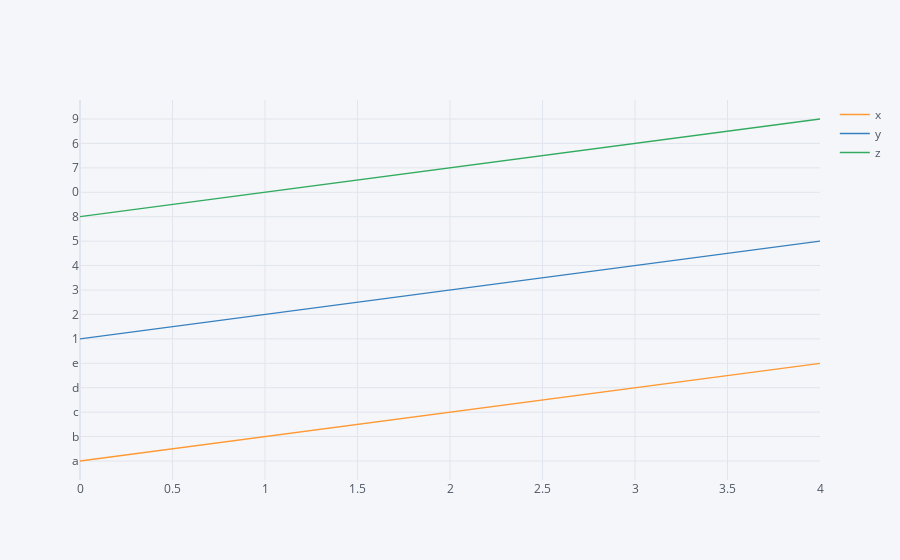

The notebook cell saved with this chart:
### Code cell
df1.iplot(kind = 'scatter')

### Figure 1 — Plotly figure (JSON) as saved in the notebook; plotly's stock layout.template omitted (floating-point values rounded to 4 significant figures)
{"data": [{"line": {"color": "rgba(255, 153, 51, 1.0)", "dash": "solid", "shape": "linear", "width": 1.3}, "mode": "lines", "name": "x", "text": "", "type": "scatter", "x": [0, 1, 2, 3, 4], "y": ["a", "b", "c", "d", "e"]}, {"line": {"color": "rgba(55, 128, 191, 1.0)", "dash": "solid", "shape": "linear", "width": 1.3}, "mode": "lines", "name": "y", "text": "", "type": "scatter", "x": [0, 1, 2, 3, 4], "y": [1, 2, 3, 4, 5]}, {"line": {"color": "rgba(50, 171, 96, 1.0)", "dash": "solid", "shape": "linear", "width": 1.3}, "mode": "lines", "name": "z", "text": "", "type": "scatter", "x": [0, 1, 2, 3, 4], "y": [8, 0, 7, 6, 9]}], "layout": {"autosize": true, "legend": {"bgcolor": "#F5F6F9", "font": {"color": "#4D5663"}}, "paper_bgcolor": "#F5F6F9", "plot_bgcolor": "#F5F6F9", "title": {"font": {"color": "#4D5663"}}, "xaxis": {"autorange": true, "gridcolor": "#E1E5ED", "range": [0, 4], "showgrid": true, "tickfont": {"color": "#4D5663"}, "title": {"font": {"color": "#4D5663"}, "text": ""}, "type": "linear", "zerolinecolor": "#E1E5ED"}, "yaxis": {"autorange": true, "gridcolor": "#E1E5ED", "range": [-0.7778, 14.78], "showgrid": true, "tickfont": {"color": "#4D5663"}, "title": {"font": {"color": "#4D5663"}, "text": ""}, "type": "category", "zerolinecolor": "#E1E5ED"}}}
